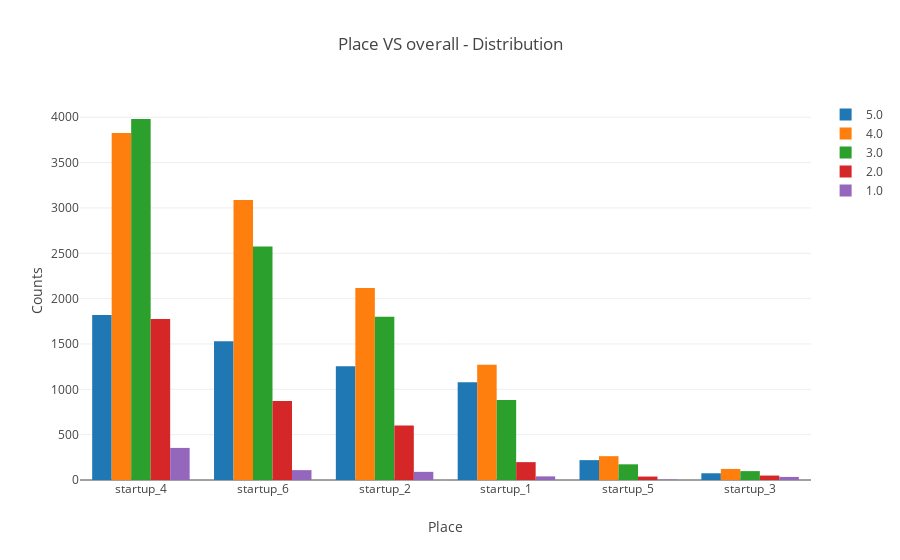

Write notebook code for a chart like this one.
### Code cell
categorical_feature_distribution('Place','overall')

### Figure 1 — Plotly figure (JSON) as saved in the notebook; plotly's stock layout.template omitted (floating-point values rounded to 4 significant figures)
{"data": [{"name": "5.0", "type": "bar", "uid": "fbae45f6-83a2-11e9-93f6-303a647ae7c5", "x": ["startup_4", "startup_6", "startup_2", "startup_1", "startup_5", "startup_3"], "y": [1820, 1529, 1255, 1078, 219, 74]}, {"name": "4.0", "type": "bar", "uid": "fbae45f7-83a2-11e9-93f6-303a647ae7c5", "x": ["startup_4", "startup_6", "startup_2", "startup_1", "startup_5", "startup_3"], "y": [3827, 3088, 2117, 1271, 263, 122]}, {"name": "3.0", "type": "bar", "uid": "fbae45f8-83a2-11e9-93f6-303a647ae7c5", "x": ["startup_4", "startup_6", "startup_2", "startup_1", "startup_5", "startup_3"], "y": [3981, 2575, 1801, 882, 173, 98]}, {"name": "2.0", "type": "bar", "uid": "fbae45f9-83a2-11e9-93f6-303a647ae7c5", "x": ["startup_4", "startup_6", "startup_2", "startup_1", "startup_3", "startup_5"], "y": [1776, 871, 600, 197, 49, 38]}, {"name": "1.0", "type": "bar", "uid": "fbae45fa-83a2-11e9-93f6-303a647ae7c5", "x": ["startup_4", "startup_6", "startup_2", "startup_1", "startup_3", "startup_5"], "y": [354, 109, 90, 40, 34, 5]}], "layout": {"barmode": "group", "title": "Place VS overall - Distribution ", "xaxis": {"title": "Place"}, "yaxis": {"title": "Counts"}}}
